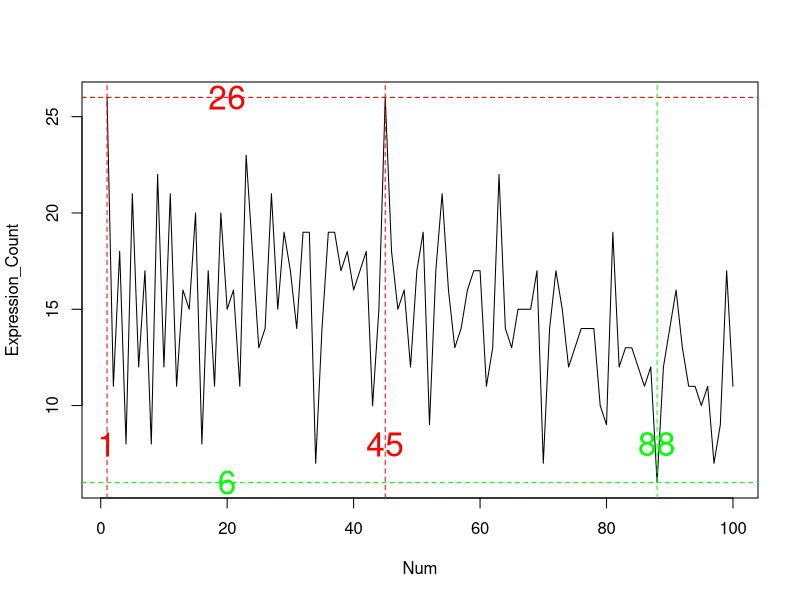

Write R code to recreate this figure.
#=======5==========
#======Dynamic programming======
symbol <- c('+', '-', '')
num1 <<- c('1','2','3','4','5','6','7','8','9')
strvectot <<- c()

#枚举出所有的表达式
assemble <- function(prevStr, leng){
  if(leng <= length(num1)){
    prevStr = paste(prevStr, num1[leng],sep = "") 
  }
  for (i in 1:length(symbol)) {
    #如果还没到第九个数字，则继续递归
    if(leng < length(num1)){
      nextstr <- paste(prevStr,symbol[i],sep = "")
      assemble(nextstr, leng + 1)
    }
    #如果到了则添加进strvectot中
    else{
      strvectot <<- c(strvectot, prevStr)
      break
    }
  }
  return(strvectot)
}
assemble("", 1)

#找出等于n的表达式集合
Find_expression <- function(n){
  count <- 0
  answer <- c()
  for (i in 1:length(strvectot)) {
    #eval(parse(text))可以将字符串转为命令执行，需要牢记
    if(eval(parse(text = strvectot[i])) == n){
      count = count + 1
      answer[count] <- paste("解",count,":",strvectot[i],"=",n,sep = "")
    }
  }
  answer[count + 1] <- paste("符合条件的等式一共有：",count, "个")
  return(answer)
}

Find_expression(100)

#=======5.2====
Find_expression_count <- function(n){
  count <- 0
  for (i in 1:length(strvectot)) {
    #eval(parse(text))可以将字符串转为命令执行，需要牢记
    if(eval(parse(text = strvectot[i])) == n){
      count = count + 1
    }
  }
  return(count)
}

Total_solutions <- c()
for (i in 1:100) {
  Total_solutions <- c(Total_solutions,Find_expression_count(i))
}

#绘制图像
plot(seq(1,100,1),Total_solutions,type = "l",
     xlab = "Num",ylab = "Expression_Count")
#标出最大值点及其横纵坐标
abline(h=max(Total_solutions),col="red",lty=2)
abline(v=which(Total_solutions==max(Total_solutions)),col="red",lty=2)
text(20,max(Total_solutions),max(Total_solutions),
     cex=2,col="red")
text(which(Total_solutions==max(Total_solutions)),
     8,which(Total_solutions==max(Total_solutions)),
     cex=2,col="red")

#标出最小值及其横纵坐标
abline(h=min(Total_solutions),col="green",lty=2)
abline(v=which(Total_solutions==min(Total_solutions)),col="green",lty=2)
text(20,min(Total_solutions),min(Total_solutions),
     cex=2,col="green")
text(which(Total_solutions==min(Total_solutions)),
     8,which(Total_solutions==min(Total_solutions)),
     cex=2,col="green")